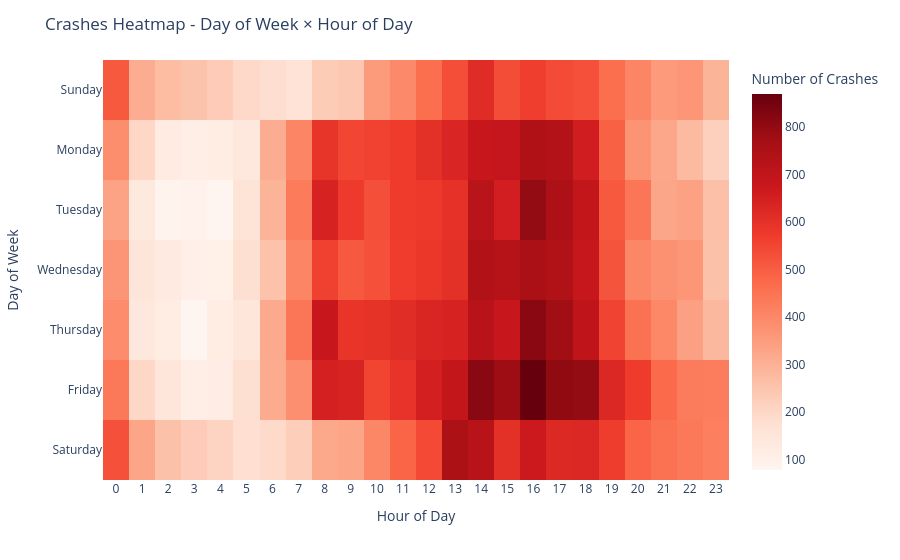

Write notebook code for a chart like this one.
### Code cell
fig = px.imshow(
    day_hour,
    labels=dict(
        x="Hour of Day",
        y="Day of Week",
        color="Number of Crashes"
    ),
    x=day_hour.columns,
    y=day_hour.index,
    aspect="auto",
    color_continuous_scale="Reds"
)

fig.update_layout(
    title="Crashes Heatmap - Day of Week × Hour of Day",
    xaxis=dict(
        tickvals=day_hour.columns
    ),
    template="plotly_white"
)

fig.show()

### Figure 1 — Plotly figure (JSON) as saved in the notebook; plotly's stock layout.template omitted (floating-point values rounded to 4 significant figures; data arrays with more than 128 entries replaced by an {"elided": "..."} marker saying what was removed)
{"data": [{"coloraxis": "coloraxis", "hovertemplate": "Hour of Day: %{x}<br>Day of Week: %{y}<br>Number of Crashes: %{z}<extra></extra>", "name": "0", "type": "heatmap", "x": [0, 1, 2, 3, 4, 5, 6, 7, 8, 9, 10, 11, 12, 13, 14, 15, 16, 17, 18, 19, 20, 21, 22, 23], "xaxis": "x", "y": ["Sunday", "Monday", "Tuesday", "Wednesday", "Thursday", "Friday", "Saturday"], "yaxis": "y", "z": {"elided": "7x24 int values"}}], "layout": {"coloraxis": {"colorbar": {"title": {"text": "Number of Crashes"}}, "colorscale": [[0, "rgb(255,245,240)"], [0.125, "rgb(254,224,210)"], [0.25, "rgb(252,187,161)"], [0.375, "rgb(252,146,114)"], [0.5, "rgb(251,106,74)"], [0.625, "rgb(239,59,44)"], [0.75, "rgb(203,24,29)"], [0.875, "rgb(165,15,21)"], [1, "rgb(103,0,13)"]]}, "margin": {"t": 60}, "title": {"text": "Crashes Heatmap - Day of Week × Hour of Day"}, "xaxis": {"anchor": "y", "domain": [0, 1], "tickvals": [0, 1, 2, 3, 4, 5, 6, 7, 8, 9, 10, 11, 12, 13, 14, 15, 16, 17, 18, 19, 20, 21, 22, 23], "title": {"text": "Hour of Day"}}, "yaxis": {"anchor": "x", "autorange": "reversed", "domain": [0, 1], "title": {"text": "Day of Week"}}}}
